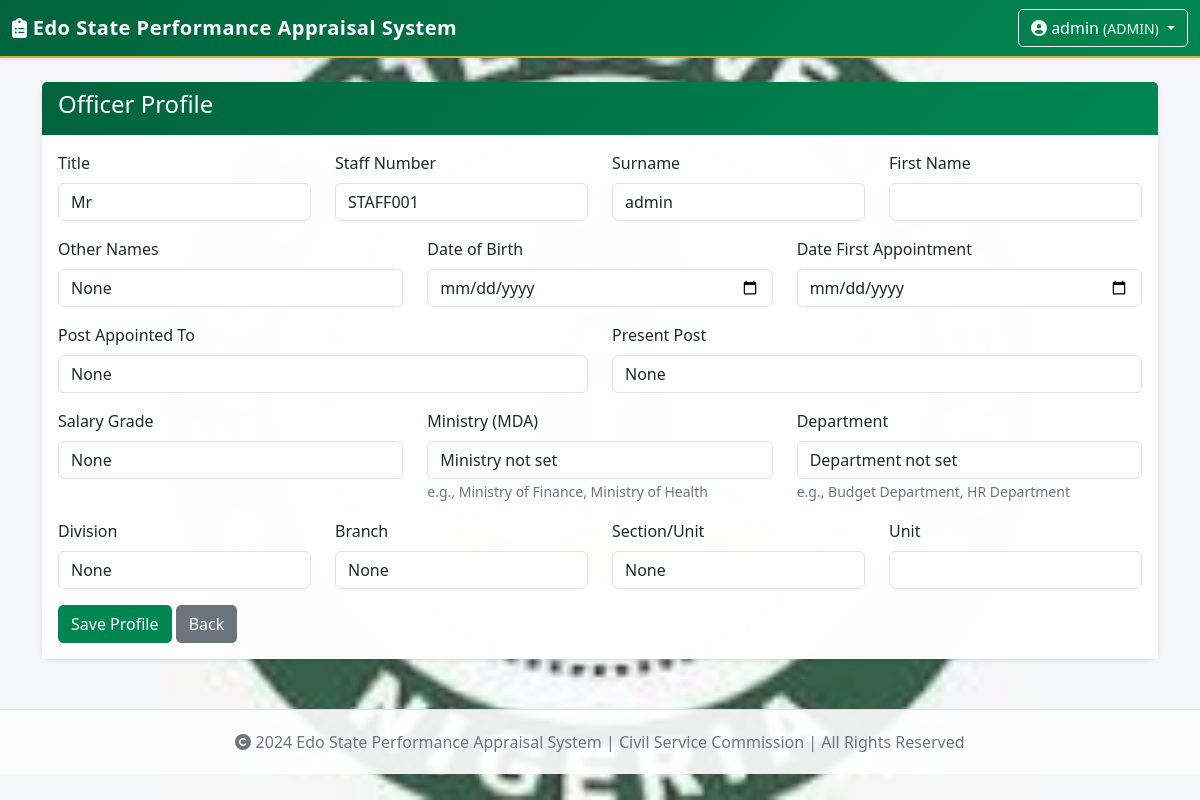
Page /officers/profile (signed in) on the committed database.
### app/models/user.py (models this page shows, shortened)
class User(UserMixin, db.Model):
    __tablename__ = 'users'
    id = db.Column(db.Integer, primary_key=True)
    username = db.Column(db.String(80), unique=True, nullable=False)
    email = db.Column(db.String(120), unique=True, nullable=False)
    password_hash = db.Column(db.String(200), nullable=False)
    role = db.Column(db.String(50), nullable=False, default='STAFF')
    is_active = db.Column(db.Boolean, default=True)
    created_at = db.Column(db.DateTime, default=datetime.utcnow)
    staff_no = db.Column(db.String(50), unique=True)
    surname = db.Column(db.String(100))
    first_name = db.Column(db.String(100))
    other_names = db.Column(db.String(200))
    title = db.Column(db.String(20))
    date_of_birth = db.Column(db.Date, nullable=True)
    date_first_appointment = db.Column(db.Date, nullable=True)
    post_appointed = db.Column(db.String(200))
    present_post = db.Column(db.String(200))
    salary_grade = db.Column(db.String(50))
    ministry = db.Column(db.String(200))  # MDA
    department = db.Column(db.String(200))  # Department
    division = db.Column(db.String(200))
    branch = db.Column(db.String(200))
    section = db.Column(db.String(200))
    def has_role(self, role):
        return self.role == role or self.role == 'ADMIN'

### app/models/officer.py (models this page shows, shortened)
class Officer(db.Model):
    __tablename__ = 'officers'
    id = db.Column(db.Integer, primary_key=True)
    user_id = db.Column(db.Integer, db.ForeignKey('users.id'), unique=True)
    staff_no = db.Column(db.String(50), unique=True)
    surname = db.Column(db.String(100))
    first_name = db.Column(db.String(100))
    other_names = db.Column(db.String(200))
    title = db.Column(db.String(20))
    date_of_birth = db.Column(db.Date)
    date_first_appointment = db.Column(db.Date)
    post_appointed = db.Column(db.String(200))
    present_post = db.Column(db.String(200))
    salary_grade = db.Column(db.String(50))
    ministry = db.Column(db.String(200))
    department = db.Column(db.String(200))
    division = db.Column(db.String(200))
    branch = db.Column(db.String(200))
    section = db.Column(db.String(200))
    created_at = db.Column(db.DateTime, default=datetime.utcnow)
    user = db.relationship('User', backref='officer_profile', uselist=False, foreign_keys=[user_id])

### app/officers/routes.py (the view, shortened to what this page needs)
@officers_bp.route('/profile', methods=['GET', 'POST'])
@login_required
def profile():
    allowed_roles = ['OFFICER', 'REPORTING_OFFICER', 'COUNTERSIGNING_OFFICER', 'HR', 'ADMIN']
    if current_user.role not in allowed_roles:
        flash('Only officers can access this page', 'danger')
        return redirect(url_for('reports.dashboard'))
    officer = Officer.query.filter_by(user_id=current_user.id).first()
    return render_template('officers/profile.html', officer=officer)

### app/templates/officers/profile.html (shortened to what this page needs)
{% extends "base.html" %}
{% block content %}
<div class="container">
    <div class="row">
        <div class="col-12">
            <div class="card">
                <div class="card-header bg-primary text-white">
                    <h4>Officer Profile</h4>
                </div>
                <div class="card-body">
                    <form method="POST">
                        <div class="row">
                            <div class="col-md-3 mb-3">
                                <label class="form-label">Title</label>
                                <select name="title" class="form-control">
                                    <option value="Mr" {% if officer and officer.title == "Mr" %}selected{% endif %}>Mr</option>
                                </select>
                            </div>
                            <div class="col-md-3 mb-3">
                                <label class="form-label">Staff Number</label>
                                <input type="text" name="staff_no" class="form-control" value="{{ officer.staff_no if officer else '' }}">
                            </div>
                            <div class="col-md-3 mb-3">
                                <label class="form-label">Surname</label>
                                <input type="text" name="surname" class="form-control" value="{{ officer.surname if officer else '' }}" required>
                            </div>
                            <div class="col-md-3 mb-3">
                                <label class="form-label">First Name</label>
                                <input type="text" name="first_name" class="form-control" value="{{ officer.first_name if officer else '' }}" required>
                            </div>
                        </div>
                        <div class="row">
                            <div class="col-md-4 mb-3">
                                <label class="form-label">Other Names</label>
                                <input type="text" name="other_names" class="form-control" value="{{ officer.other_names if officer else '' }}">
                            </div>
                            <div class="col-md-4 mb-3">
                                <label class="form-label">Date of Birth</label>
                                <input type="date" name="date_of_birth" class="form-control" value="{{ officer.date_of_birth if officer else '' }}">
                            </div>
                            <div class="col-md-4 mb-3">
                                <label class="form-label">Date First Appointment</label>
                                <input type="date" name="date_first_appointment" class="form-control" value="{{ officer.date_first_appointment if officer else '' }}">
                            </div>
                        </div>
                        <div class="row">
                            <div class="col-md-6 mb-3">
                                <label class="form-label">Post Appointed To</label>
                                <input type="text" name="post_appointed" class="form-control" value="{{ officer.post_appointed if officer else '' }}">
                            </div>
                            <div class="col-md-6 mb-3">
                                <label class="form-label">Present Post</label>
                                <input type="text" name="present_post" class="form-control" value="{{ officer.present_post if officer else '' }}">
                            </div>
                        </div>
                        <div class="row">
                            <div class="col-md-4 mb-3">
                                <label class="form-label">Salary Grade</label>
                                <input type="text" name="salary_grade" class="form-control" value="{{ officer.salary_grade if officer else '' }}">
                            </div>
                            <div class="col-md-4 mb-3">
                                <label class="form-label">Ministry (MDA)</label>
                                <input type="text" name="ministry" class="form-control" value="{{ officer.ministry if officer else '' }}" required>
                                <small class="text-muted">e.g., Ministry of Finance, Ministry of Health</small>
                            </div>
                            <div class="col-md-4 mb-3">
                                <label class="form-label">Department</label>
                                <input type="text" name="department" class="form-control" value="{{ officer.department if officer else '' }}" required>
                                <small class="text-muted">e.g., Budget Department, HR Department</small>
                            </div>
                        </div>
                        <div class="row">
                            <div class="col-md-3 mb-3">
                                <label class="form-label">Division</label>
                                <input type="text" name="division" class="form-control" value="{{ officer.division if officer else '' }}">
                            </div>
                            <div class="col-md-3 mb-3">
                                <label class="form-label">Branch</label>
                                <input type="text" name="branch" class="form-control" value="{{ officer.branch if officer else '' }}">
                            </div>
                            <div class="col-md-3 mb-3">
                                <label class="form-label">Section/Unit</label>
                                <input type="text" name="section" class="form-control" value="{{ officer.section if officer else '' }}">
                            </div>
                            <div class="col-md-3 mb-3">
                                <label class="form-label">Unit</label>
                                <input type="text" name="unit" class="form-control" value="{{ officer.unit if officer else '' }}">
                            </div>
                        </div>
                        <button type="submit" class="btn btn-primary">Save Profile</button>
                        <a href="{{ url_for('reports.dashboard') }}" class="btn btn-secondary">Back</a>
                    </form>
                </div>
            </div>
        </div>
    </div>
</div>
{% endblock %}

### app/templates/base.html (shortened to what this page needs)
<!DOCTYPE html>
<html lang="en">
<head>
    <link href="https://cdn.jsdelivr.net/npm/bootstrap@5.3.0/dist/css/bootstrap.min.css" rel="stylesheet">
    <link rel="stylesheet" href="https://cdnjs.cloudflare.com/ajax/libs/font-awesome/6.4.0/css/all.min.css">
</head>
<body>
    <nav class="navbar navbar-dark shadow-sm">
        <div class="container-fluid">
            <a class="navbar-brand" href="{{ url_for('reports.dashboard') }}">
                <i class="fas fa-clipboard-list"></i> Edo State Performance Appraisal System
            </a>
            {% if current_user.is_authenticated %}
            <div class="dropdown">
                <button class="btn btn-outline-light dropdown-toggle" type="button" data-bs-toggle="dropdown" aria-expanded="false">
                    <i class="fas fa-user-circle"></i>
                    {{ current_user.username }}
                    <small class="text-light">({{ current_user.role }})</small>
                </button>
            </div>
            {% else %}
            <a href="{{ url_for('auth.login') }}" class="btn btn-outline-light">Login</a>
            {% endif %}
        </div>
    </nav>
    <div class="container-fluid mt-4">
        {% block content %}{% endblock %}
    </div>
    <footer>
        <div class="container">
            <p class="mb-0">
                <i class="fas fa-copyright"></i> 2024 Edo State Performance Appraisal System |
                Civil Service Commission | All Rights Reserved
            </p>
        </div>
    </footer>
</body>
</html>

### rows in the picture
User: username "admin", role "ADMIN"
Officer: title "Mr", staff_no "STAFF001", surname "admin", other_names "None", post_appointed "None", present_post "None", salary_grade "None", ministry "Ministry not set", department "Department not set", division "None", branch "None", section "None"
